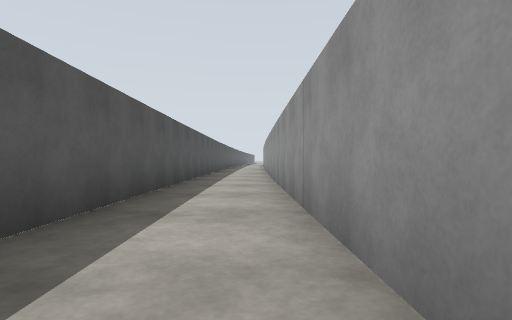
View 1 (above)

13 first-person views from a walk through a robot-simulator world made for Gazebo. The camera is 0.94 m above the floor, looks level and sees 80° across. The floor is counted in squares, 2 m on a side. Each view is taken from the middle of a square. On the plan, view 1 faces up. The plan holds only what a view shows up to about 9 squares ahead; the rest is blank. The place goes on beyond the plan.

View 2
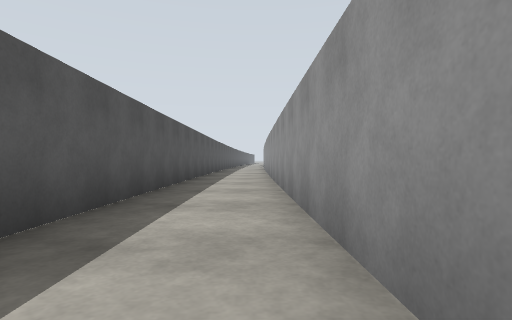

View 3
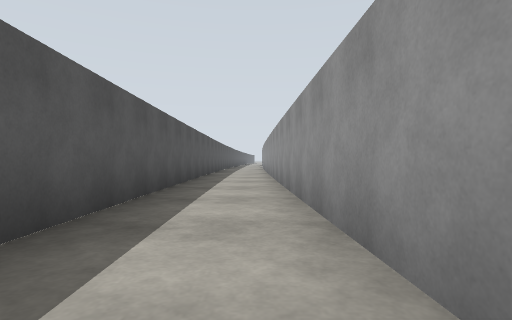

View 4
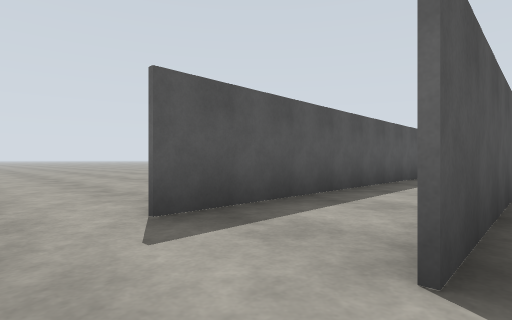

View 5
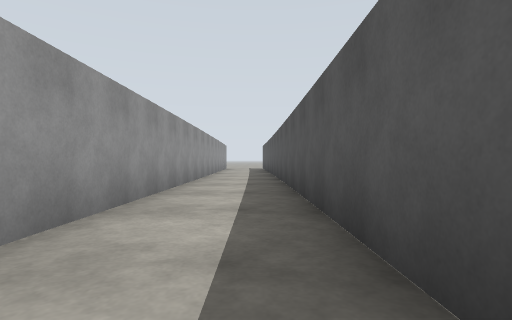

View 6
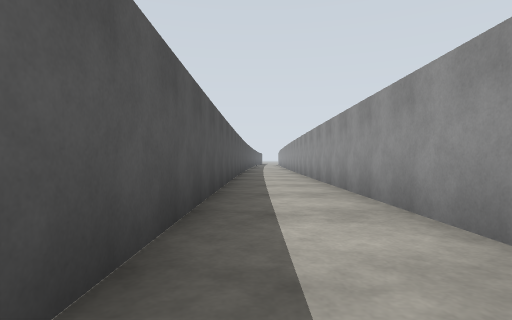

View 7
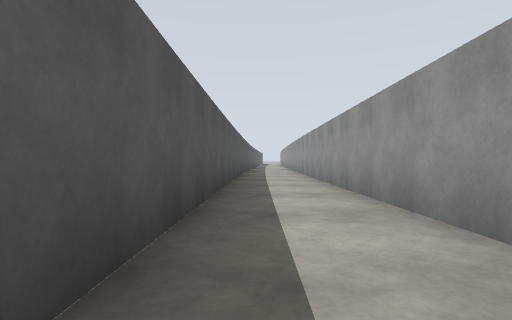

View 8
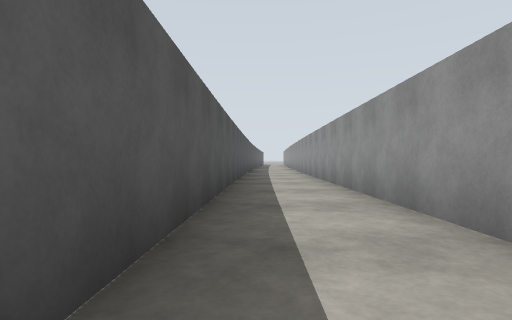

View 9
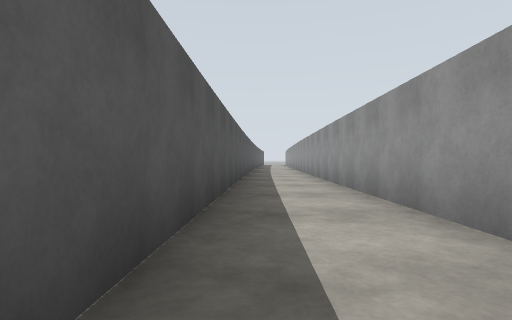

View 10
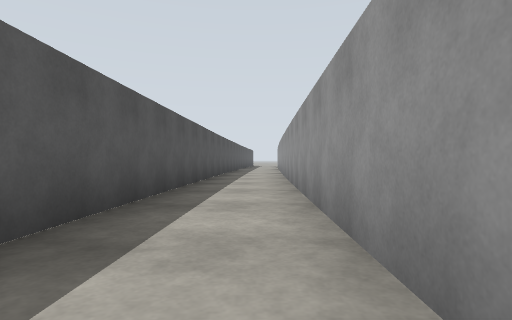

View 11
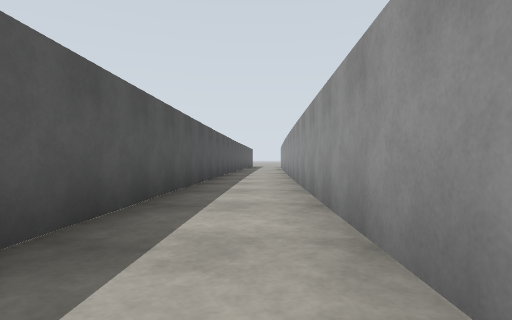

View 12
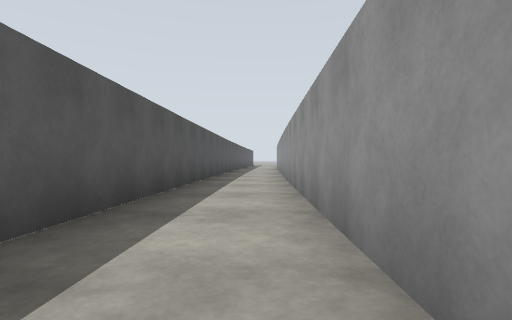

View 13
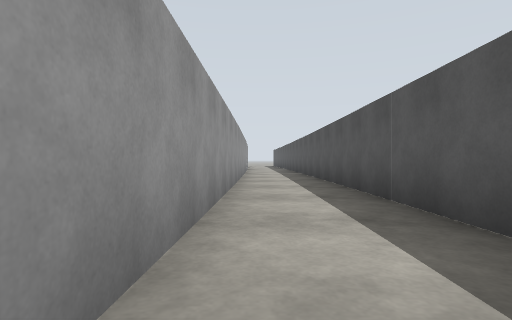

### Floor plan
Points are (right, up) in squares from view 1. A wall is a line through its corners. A room is listed if a view was taken in it or the views show most of it. See-through windows are left out.
Room 1 (views 1, 2, 3, 4, 5, 6, 7, 8)
walls: (-1.5, -0.4) (-1.4, -3.9); (0.6, -3.3) (0.2, 14.2); (0.4, 14.2) (0.4, 16.4); (-1.6, 16.6) (-1.7, -0.5)
ways out: opening at (-1, 16) to room 2; opening at (-1, -4.5); opening at (1, -4.5)
Room 2 (views 9, 10, 11, 12, 13)
walls: (-1.5, 25.5) (-1.6, 16.6); (0.4, 16.4) (0.7, 30.4); (-1.2, 30.6) (-1.4, 25.4)
ways out: opening at (-1, 16) to room 1

Positions as (right, up) in squares from view 1, and headings:
1: (0, 0), facing up
2: (0, 1), facing up
3: (0, -4), facing up
4: (1, -5), facing up-left
5: (-1, 13), facing down
6: (-1, 9), facing up
7: (-1, 12), facing up
8: (-1, 16), facing up
9: (-1, 18), facing up
10: (0, 22), facing up
11: (0, 25), facing up
12: (0, 21), facing up
13: (0, 20), facing down
